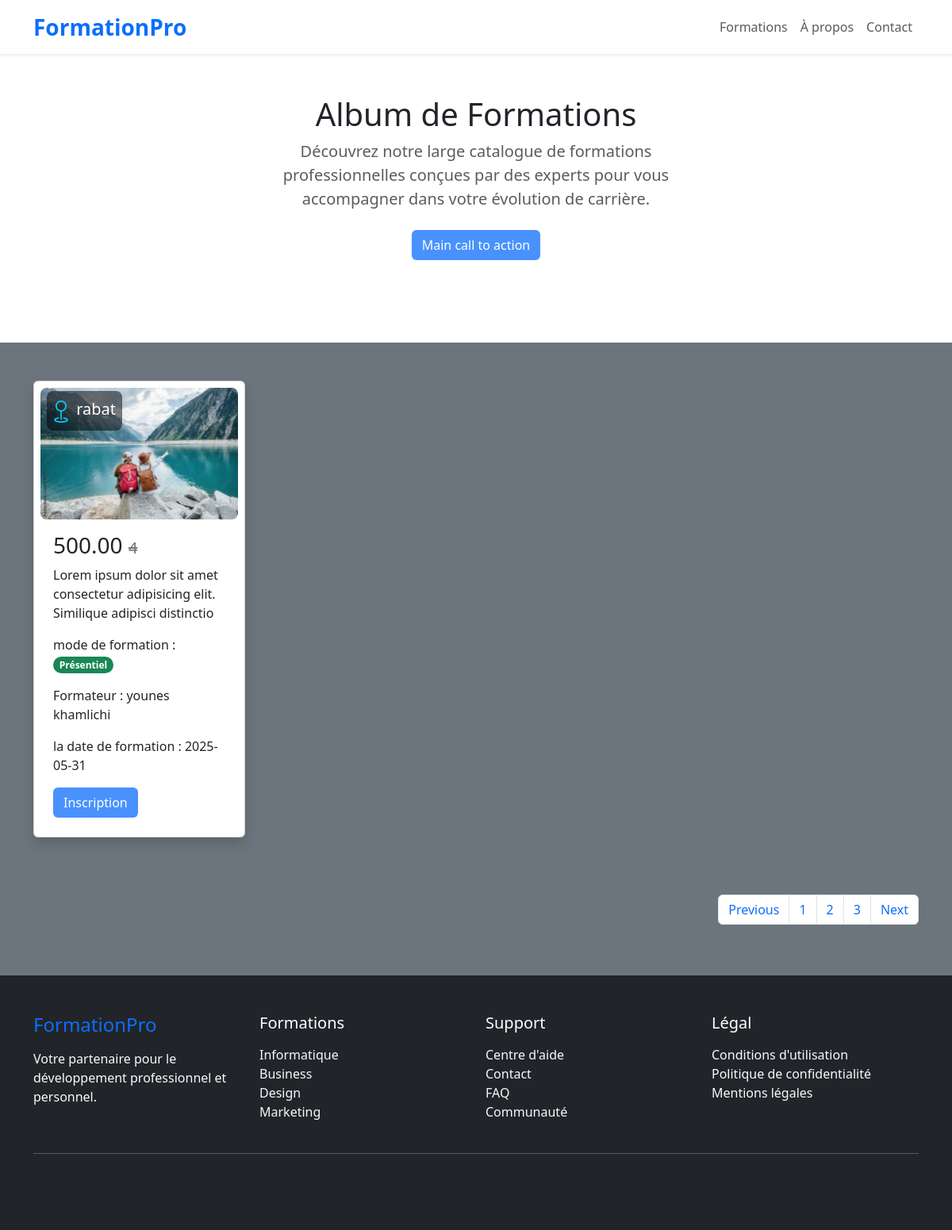
Before: /Client/formationListe.php with the older database file.
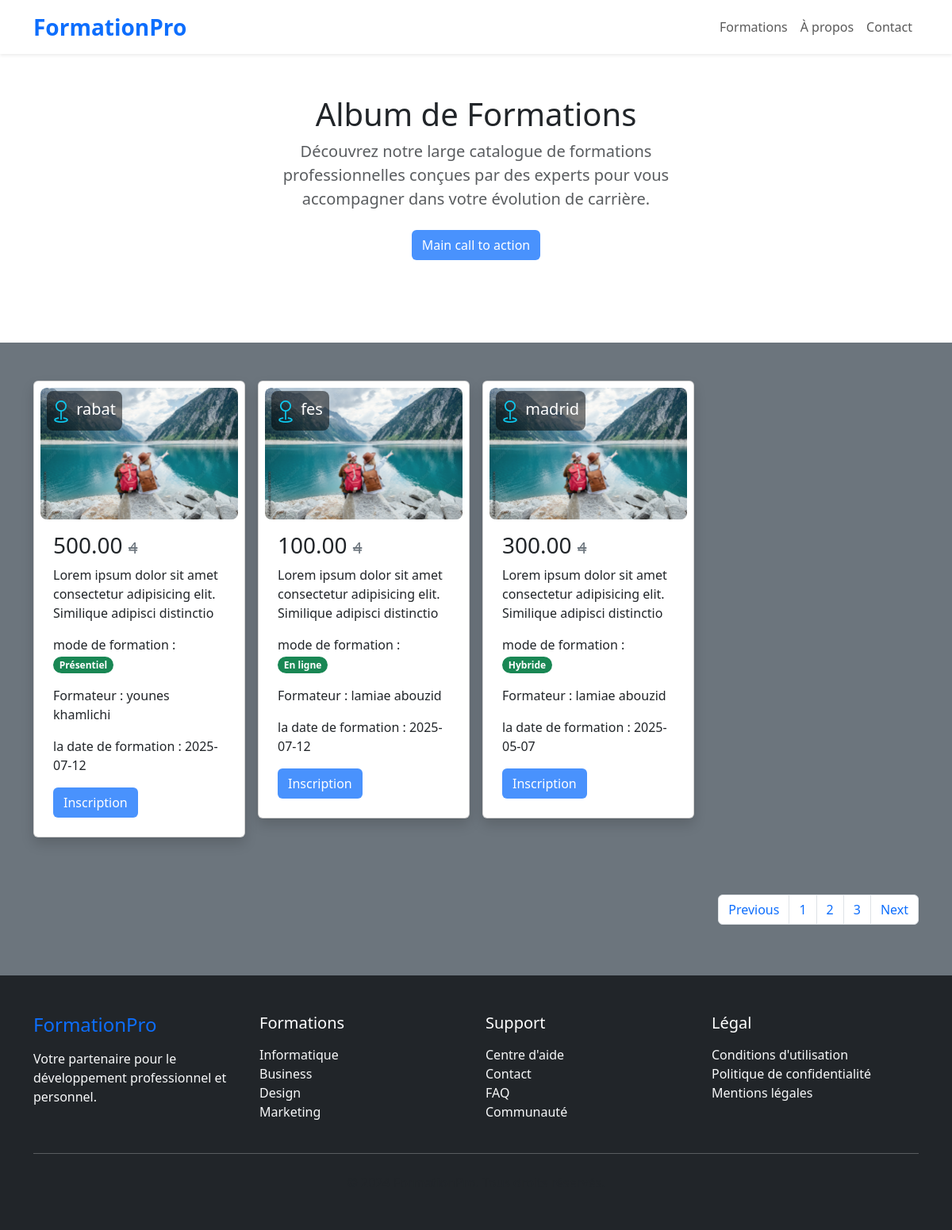
After: the same page with the newer database file.
### tables this page shows
CREATE TABLE `formation` (
  `id` int(11) NOT NULL,
  `price` decimal(10,2) DEFAULT NULL,
  `mode` enum('Présentiel','En ligne','Hybride') NOT NULL,
  `ville_id` int(11) DEFAULT NULL,
  `formateur_id` int(11) DEFAULT NULL
);

CREATE TABLE `ville` (
  `id` int(11) NOT NULL,
  `value` varchar(100) NOT NULL,
  `pays_id` int(11) DEFAULT NULL
);

CREATE TABLE `formateur` (
  `id` int(11) NOT NULL,
  `firstName` varchar(100) DEFAULT NULL,
  `lastName` varchar(100) DEFAULT NULL,
  `description` text DEFAULT NULL,
  `photo` blob DEFAULT NULL
);

CREATE TABLE `formationdate` (
  `id` int(11) NOT NULL,
  `date` date DEFAULT NULL,
  `formation_id` int(11) DEFAULT NULL
);

### Formation.php (called while the page is built, shortened)
<?php
require_once 'Db.php';
class Formation {
    private $conn;
    public function __construct() {
        $database = new Database();
        $this->conn = $database->connection();
    }
    public function getAll() {
        $sql = $this->conn->query("SELECT * FROM formation
        INNER JOIN formateur ON formation.formateur_id = formateur.id
        INNER JOIN formationDate ON formation.id = formationDate.formation_id
        INNER JOIN ville ON formation.ville_id = ville.id;");
        if ($sql && $sql->num_rows > 0) {
            return $sql->fetch_all(MYSQLI_ASSOC);
        }
        return [];
    }
}

### Client/formationListe.php (the view)
<?php
    include_once "header.php";
    require_once "../Formation.php";
    $formation = new Formation();
    $formations = $formation->getAll();
?>
<main>
    <section class="py-5 text-center container">
        <div class="row py-lg-5">
            <div class="col-lg-6 col-md-8 mx-auto">
                <h1 class="fw-light">Album de Formations</h1>
                <p class="lead text-muted">Découvrez notre large catalogue de formations professionnelles conçues par des experts pour vous accompagner dans votre évolution de carrière.</p>
                <a href="#" class="btn bg-primary  bg-opacity-75 my-2 text-white" onclick="history.back()">Main call to action</a>
            </div>
        </div>
    </section>
    <div class="py-5 bg-secondary">
        <div class="container">
            <div class="row row-cols-1 row-cols-sm-2 row-cols-md-3 row-cols-lg-4 g-3 mb-4">
                <?php foreach ($formations as $formation): ?>
                <div class="col">
                    <div class="card shadow p-2 mb-5 rounded">
                        <img src="../assets/p-6.jpeg" class="card-img-top rounded-3">
                        <p class="position-absolute ms-2 mt-1 text-white bg-black bg-opacity-50 p-1 pe-2 rounded-3 fs-5">
                            <i class="bi bi-geo fs-3 align-middle text-info"></i>&nbsp;<?= $formation['value'] ?>
                        </p>
                        <div class="card-body">
                            <h5 class="card-title fs-3"><?= $formation['price'] ?>&nbsp;<span class="text-decoration-line-through text-secondary fs-5 fw-lighter">4</span></h5>
                            <p class="card-text">Lorem ipsum dolor sit amet consectetur adipisicing elit. Similique adipisci distinctio</p>
                            <P>mode de formation : <span class="badge rounded-pill text-bg-success"><?= $formation['mode'] ?></span></P>
                            <P>Formateur : <?= $formation['firstName'] .' '.$formation['lastName']  ?></P>
                            <P>la date de formation : <span><?= $formation['date'] ?></span></P>
                            <form method="POST" action="inscription.php">
                                <button type="submit" name="addreservation" class="btn bg-primary  bg-opacity-75 text-white">Inscription</button>
                            </form>
                        </div>
                    </div>
                </div>
                <?php endforeach; ?>
            </div>
            <nav aria-label="Page navigation">
                <ul class="pagination justify-content-end">
                    <li class="page-item"><a class="page-link" href="#">Previous</a></li>
                    <li class="page-item"><a class="page-link" href="#">1</a></li>
                    <li class="page-item"><a class="page-link" href="#">2</a></li>
                    <li class="page-item"><a class="page-link" href="#">3</a></li>
                    <li class="page-item"><a class="page-link" href="#">Next</a></li>
                </ul>
            </nav>
        </div>
    </div>
</main>
<?php
    include_once "footer.php";
?>

### Client/header.php (shortened to what this page needs)
<!DOCTYPE html>
<html lang="fr">
<head>
    <link href="https://cdn.jsdelivr.net/npm/bootstrap@5.3.0/dist/css/bootstrap.min.css" rel="stylesheet">
    <link rel="stylesheet" href="https://cdn.jsdelivr.net/npm/bootstrap-icons@1.10.0/font/bootstrap-icons.css">
    <link rel="stylesheet" href="style.css">
</head>
<body>
    <nav class="navbar navbar-expand-lg navbar-light bg-white shadow-sm fixed-top">
        <div class="container">
            <a class="navbar-brand fs-3 text-primary fw-bolder" href="#" onclick="history.back()">FormationPro</a>
            <div class="collapse navbar-collapse" id="navbarNav">
                <ul class="navbar-nav ms-auto">
                    <li class="nav-item">
                        <a class="nav-link" href="#formations">Formations</a>
                    </li>
                    <li class="nav-item">
                        <a class="nav-link" href="#about">À propos</a>
                    </li>
                    <li class="nav-item">
                        <a class="nav-link" href="#contact">Contact</a>
                    </li>
                </ul>
            </div>
        </div>
    </nav>

### Db.php (shortened to what this page needs)
<?php
    class Database{
        public function connection(){
            $con = mysqli_connect("localhost","root","","gestion_formation");
            echo "Connexion réussie !";
            return $con;
        }
    }
?>

### Client/footer.php (shortened to what this page needs)
<footer class="bg-dark text-white py-5 px-0">
    <div class="container">
        <div class="row g-4">
            <div class="col-lg-3 col-md-6">
                <h4 class="text-primary mb-3">FormationPro</h4>
                <p class="text-light">
                    Votre partenaire pour le développement professionnel et personnel.
                </p>
            </div>
            <div class="col-lg-3 col-md-6">
                <h5 class="mb-3">Formations</h5>
                <ul class="list-unstyled">
                    <li><a href="#" class="text-light text-decoration-none">Informatique</a></li>
                    <li><a href="#" class="text-light text-decoration-none">Business</a></li>
                    <li><a href="#" class="text-light text-decoration-none">Design</a></li>
                    <li><a href="#" class="text-light text-decoration-none">Marketing</a></li>
                </ul>
            </div>
            <div class="col-lg-3 col-md-6">
                <h5 class="mb-3">Support</h5>
                <ul class="list-unstyled">
                    <li><a href="#" class="text-light text-decoration-none">Centre d'aide</a></li>
                    <li><a href="#" class="text-light text-decoration-none">Contact</a></li>
                    <li><a href="#" class="text-light text-decoration-none">FAQ</a></li>
                    <li><a href="#" class="text-light text-decoration-none">Communauté</a></li>
                </ul>
            </div>
            <div class="col-lg-3 col-md-6">
                <h5 class="mb-3">Légal</h5>
                <ul class="list-unstyled">
                    <li><a href="#" class="text-light text-decoration-none">Conditions d'utilisation</a></li>
                    <li><a href="#" class="text-light text-decoration-none">Politique de confidentialité</a></li>
                    <li><a href="#" class="text-light text-decoration-none">Mentions légales</a></li>
                </ul>
            </div>
        </div>
        <hr class="my-4">
        <div class="text-center">
            <p class="mb-0 text-muted">&copy; 2024 FormationPro. Tous droits réservés.</p>
        </div>
    </div>
</footer>
</body>
</html>

Changed rows visible on the page:
computed for formation "Présentiel": formationdate.date "2025-05-31" → "2025-07-12"
now on this page (row unchanged): formation: ville.value "fes", price "100.00", mode "En ligne", formateur.firstName "lamiae", formateur.lastName "abouzid", formationdate.date "2025-07-12"
added formation: ville.value "madrid", price "300.00", mode "Hybride", formateur.firstName "lamiae", formateur.lastName "abouzid", formationdate.date "2025-05-07"
